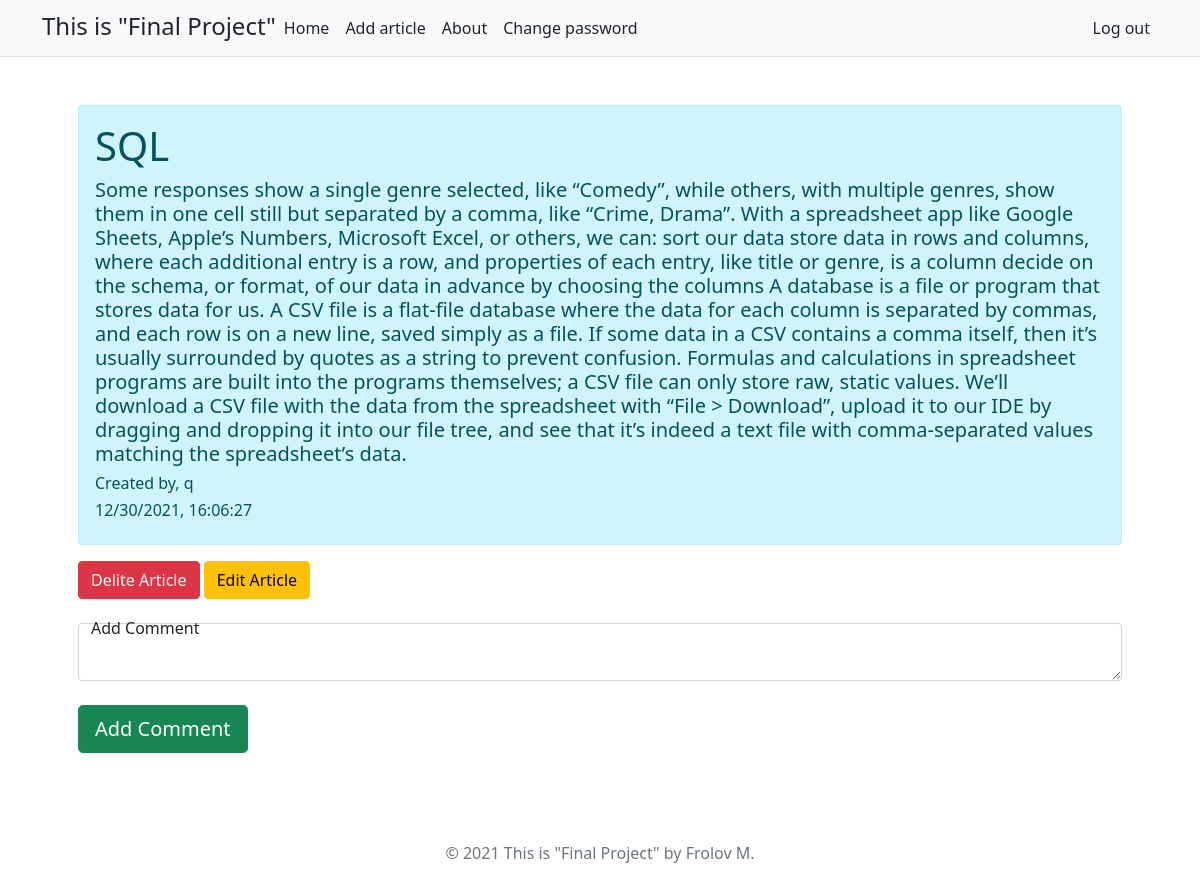
The app's page /25 (signed in) with its own data.
### tables this page shows
CREATE TABLE articles (id INTEGER PRIMARY KEY AUTOINCREMENT NOT NULL, category text, title text, articletext text, user_name text, createdate text, 'user_id' INTEGER);

### application.py (the view)
@app.route("/<int:id>")
@login_required
def post(id):
    id_art=id
    articles=db.execute("SELECT * FROM articles where id=?", id_art)
    comments = db.execute("SELECT * FROM coment WHERE id_article=?", id_art)
    return render_template("post.html", articles=articles, comments=comments)

### application.py (called while the page is built)
@app.after_request
def after_request(response):
    response.headers["Cache-Control"] = "no-cache, no-store, must-revalidate"
    response.headers["Expires"] = 0
    response.headers["Pragma"] = "no-cache"
    return response

### helpers.py (called while the page is built)
def login_required(f):
    @wraps(f)
    def decorated_function(*args, **kwargs):
        if session.get("user_id") is None:
            return redirect("/login")
        return f(*args, **kwargs)
    return decorated_function

### templates/post.html (shortened to what this page needs)
{% extends "layout.html" %}
{% block main %}
  {% for article in articles%}
    <div class="alert alert-info">
      <p class="h1">{{article.title}}</p>
      <p class="h5">{{article.articletext}}</p>
      <p class="h6"> Created by, {{article.user_name}}</p>
      <p class="h6">{{article.createdate}}</p>
    </div>
    <a href="/{{article.id}}/del" class ="btn btn-danger">Delite Article</a>
    <a href="/{{article.id}}/edit" class ="btn btn-warning">Edit Article</a><br>
    <form action="/{{article.id}}/comment" method="post">
      <div class="form-floating"><br>
        <textarea class="form-control" placeholder="comment"  name="comment"></textarea><br>
        <label for="floatingTextarea">Add Comment</label>
      </div>
      <button type="submit" class="btn btn-lg btn-success">Add Comment</button>
    </form>
  {%endfor%}
{% endblock %}

### records on screen
articles: title "SQL", articletext "Some responses show a single genre selected, like “Comedy”, while others, with multiple genres, show them in one cell still but separated by a comma, like “Crime, Drama”. With a spreadsheet app like Google Sheets, Apple’s Numbers, Microsoft Excel, or others, we can: sort our data store data in rows and columns, where each additional entry is a row, and properties of each entry, like title or genre, is a column decide on the schema, or format, of our data in advance by choosing the columns A database is a file or program that stores data for us. A CSV file is a flat-file database where the data for each column is separated by commas, and each row is on a new line, saved simply as a file. If…", user_name "q", createdate "12/30/2021, 16:06:27"
